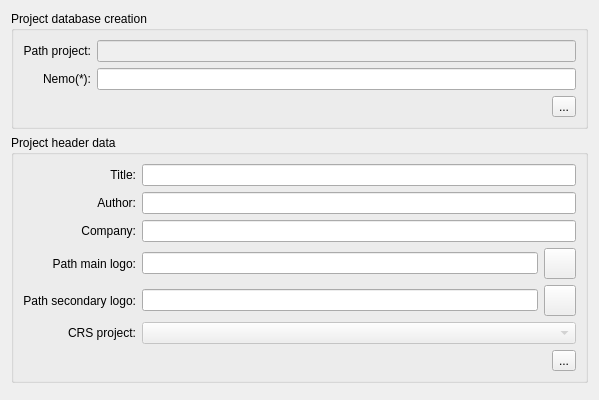
<?xml version="1.0" encoding="UTF-8"?>
<ui version="4.0">
 <class>projectData</class>
 <widget class="QDialog" name="projectData">
  <property name="geometry">
   <rect>
    <x>0</x>
    <y>0</y>
    <width>599</width>
    <height>400</height>
   </rect>
  </property>
  <property name="windowTitle">
   <string>Registration general project data</string>
  </property>
  <layout class="QGridLayout" name="gridLayout_5">
   <item row="0" column="0">
    <widget class="QgsCollapsibleGroupBox" name="mGroupBox_createProjectDb">
     <property name="title">
      <string>Project database creation</string>
     </property>
     <layout class="QGridLayout" name="gridLayout_3">
      <item row="0" column="0">
       <layout class="QGridLayout" name="gridLayout_2">
        <item row="0" column="0">
         <widget class="QLabel" name="label_31">
          <property name="text">
           <string>Path project:</string>
          </property>
          <property name="alignment">
           <set>Qt::AlignRight|Qt::AlignTrailing|Qt::AlignVCenter</set>
          </property>
         </widget>
        </item>
        <item row="0" column="1">
         <widget class="QLineEdit" name="lineEdit_pathSqlite">
          <property name="enabled">
           <bool>false</bool>
          </property>
          <property name="whatsThis">
           <string>Workspace path project</string>
          </property>
         </widget>
        </item>
        <item row="1" column="0">
         <widget class="QLabel" name="label">
          <property name="text">
           <string>Nemo(*):</string>
          </property>
          <property name="alignment">
           <set>Qt::AlignRight|Qt::AlignTrailing|Qt::AlignVCenter</set>
          </property>
         </widget>
        </item>
        <item row="1" column="1">
         <widget class="QLineEdit" name="lineEdit_Nemo">
          <property name="font">
           <font>
            <weight>75</weight>
            <bold>true</bold>
           </font>
          </property>
          <property name="whatsThis">
           <string>Mnemonic code project (*required)</string>
          </property>
          <property name="inputMethodHints">
           <set>Qt::ImhNone</set>
          </property>
          <property name="inputMask">
           <string/>
          </property>
          <property name="echoMode">
           <enum>QLineEdit::Normal</enum>
          </property>
          <property name="clearButtonEnabled">
           <bool>false</bool>
          </property>
         </widget>
        </item>
       </layout>
      </item>
      <item row="1" column="0">
       <layout class="QHBoxLayout" name="horizontalLayout_4">
        <item>
         <spacer name="horizontalSpacer_2">
          <property name="orientation">
           <enum>Qt::Horizontal</enum>
          </property>
          <property name="sizeHint" stdset="0">
           <size>
            <width>168</width>
            <height>20</height>
           </size>
          </property>
         </spacer>
        </item>
        <item>
         <widget class="QToolButton" name="toolButton_createDb">
          <property name="toolTip">
           <string>Create project database</string>
          </property>
          <property name="text">
           <string>...</string>
          </property>
          <property name="icon">
           <iconset resource="../resources.qrc">
            <normaloff>:/plugins/pflip_uav_pafyc/icons/db_add.png</normaloff>:/plugins/pflip_uav_pafyc/icons/db_add.png</iconset>
          </property>
          <property name="iconSize">
           <size>
            <width>24</width>
            <height>24</height>
           </size>
          </property>
         </widget>
        </item>
       </layout>
      </item>
     </layout>
    </widget>
   </item>
   <item row="1" column="0">
    <widget class="QgsCollapsibleGroupBox" name="mGroupBox_projectHeaderData">
     <property name="enabled">
      <bool>true</bool>
     </property>
     <property name="title">
      <string>Project header data</string>
     </property>
     <layout class="QGridLayout" name="gridLayout_4">
      <item row="0" column="0">
       <layout class="QGridLayout" name="gridLayout">
        <item row="5" column="0">
         <widget class="QLabel" name="label_32">
          <property name="text">
           <string>CRS project:</string>
          </property>
          <property name="alignment">
           <set>Qt::AlignRight|Qt::AlignTrailing|Qt::AlignVCenter</set>
          </property>
         </widget>
        </item>
        <item row="2" column="0">
         <widget class="QLabel" name="label_33">
          <property name="text">
           <string>Company:</string>
          </property>
          <property name="alignment">
           <set>Qt::AlignRight|Qt::AlignTrailing|Qt::AlignVCenter</set>
          </property>
         </widget>
        </item>
        <item row="3" column="0">
         <widget class="QLabel" name="label_21">
          <property name="font">
           <font>
            <weight>50</weight>
            <bold>false</bold>
           </font>
          </property>
          <property name="text">
           <string>Path main logo:</string>
          </property>
          <property name="alignment">
           <set>Qt::AlignRight|Qt::AlignTrailing|Qt::AlignVCenter</set>
          </property>
         </widget>
        </item>
        <item row="3" column="1">
         <layout class="QHBoxLayout" name="horizontalLayout_2">
          <item>
           <widget class="QLineEdit" name="lineEdit_pathLogo">
            <property name="font">
             <font>
              <weight>50</weight>
              <bold>false</bold>
             </font>
            </property>
            <property name="toolTip">
             <string>Select raster DTM </string>
            </property>
            <property name="whatsThis">
             <string>Raster DTM can be selected as a QGIS layer or import from a File</string>
            </property>
            <property name="readOnly">
             <bool>true</bool>
            </property>
           </widget>
          </item>
          <item>
           <widget class="QToolButton" name="toolButton_SearchPathLogo">
            <property name="enabled">
             <bool>true</bool>
            </property>
            <property name="toolTip">
             <string>Search main logo</string>
            </property>
            <property name="text">
             <string/>
            </property>
            <property name="icon">
             <iconset resource="../resources.qrc">
              <normaloff>:/plugins/pflip_uav_pafyc/icons/folder_yellow.png</normaloff>:/plugins/pflip_uav_pafyc/icons/folder_yellow.png</iconset>
            </property>
            <property name="iconSize">
             <size>
              <width>24</width>
              <height>24</height>
             </size>
            </property>
           </widget>
          </item>
         </layout>
        </item>
        <item row="0" column="1">
         <widget class="QLineEdit" name="lineEdit_TitleProject">
          <property name="whatsThis">
           <string>Title of the project. This title will be used in the emission of reports</string>
          </property>
         </widget>
        </item>
        <item row="1" column="0">
         <widget class="QLabel" name="label_30">
          <property name="text">
           <string>Author:</string>
          </property>
          <property name="alignment">
           <set>Qt::AlignRight|Qt::AlignTrailing|Qt::AlignVCenter</set>
          </property>
         </widget>
        </item>
        <item row="4" column="0">
         <widget class="QLabel" name="label_22">
          <property name="font">
           <font>
            <weight>50</weight>
            <bold>false</bold>
           </font>
          </property>
          <property name="text">
           <string>Path secondary logo:</string>
          </property>
          <property name="alignment">
           <set>Qt::AlignRight|Qt::AlignTrailing|Qt::AlignVCenter</set>
          </property>
         </widget>
        </item>
        <item row="4" column="1">
         <layout class="QHBoxLayout" name="horizontalLayout_3">
          <item>
           <widget class="QLineEdit" name="lineEdit_pathLogo_2">
            <property name="font">
             <font>
              <weight>50</weight>
              <bold>false</bold>
             </font>
            </property>
            <property name="toolTip">
             <string>Select raster DTM </string>
            </property>
            <property name="whatsThis">
             <string>Raster DTM can be selected as a QGIS layer or import from a File</string>
            </property>
            <property name="readOnly">
             <bool>true</bool>
            </property>
           </widget>
          </item>
          <item>
           <widget class="QToolButton" name="toolButton_SearchPathLogo_2">
            <property name="enabled">
             <bool>true</bool>
            </property>
            <property name="toolTip">
             <string>Search secondary logo</string>
            </property>
            <property name="text">
             <string/>
            </property>
            <property name="icon">
             <iconset resource="../resources.qrc">
              <normaloff>:/plugins/pflip_uav_pafyc/icons/folder_yellow.png</normaloff>:/plugins/pflip_uav_pafyc/icons/folder_yellow.png</iconset>
            </property>
            <property name="iconSize">
             <size>
              <width>24</width>
              <height>24</height>
             </size>
            </property>
           </widget>
          </item>
         </layout>
        </item>
        <item row="2" column="1">
         <widget class="QLineEdit" name="lineEdit_Company">
          <property name="whatsThis">
           <string>Author of the project. This title will be used in the emission of reports</string>
          </property>
         </widget>
        </item>
        <item row="1" column="1">
         <widget class="QLineEdit" name="lineEdit_AuthorProject">
          <property name="whatsThis">
           <string>Author of the project. This title will be used in the emission of reports</string>
          </property>
         </widget>
        </item>
        <item row="0" column="0">
         <widget class="QLabel" name="label_29">
          <property name="text">
           <string>Title:</string>
          </property>
          <property name="alignment">
           <set>Qt::AlignRight|Qt::AlignTrailing|Qt::AlignVCenter</set>
          </property>
         </widget>
        </item>
        <item row="5" column="1">
         <widget class="QComboBox" name="comboBox_CRSproject">
          <property name="enabled">
           <bool>false</bool>
          </property>
         </widget>
        </item>
       </layout>
      </item>
      <item row="1" column="0">
       <layout class="QHBoxLayout" name="horizontalLayout">
        <item>
         <spacer name="horizontalSpacer">
          <property name="orientation">
           <enum>Qt::Horizontal</enum>
          </property>
          <property name="sizeHint" stdset="0">
           <size>
            <width>598</width>
            <height>20</height>
           </size>
          </property>
         </spacer>
        </item>
        <item>
         <widget class="QToolButton" name="toolButton_SaveProject">
          <property name="toolTip">
           <string>Save general data project</string>
          </property>
          <property name="text">
           <string>...</string>
          </property>
          <property name="icon">
           <iconset resource="../resources.qrc">
            <normaloff>:/plugins/pflip_uav_pafyc/icons/filesave.png</normaloff>:/plugins/pflip_uav_pafyc/icons/filesave.png</iconset>
          </property>
          <property name="iconSize">
           <size>
            <width>24</width>
            <height>24</height>
           </size>
          </property>
         </widget>
        </item>
       </layout>
      </item>
     </layout>
    </widget>
   </item>
   <item row="2" column="0">
    <spacer name="verticalSpacer">
     <property name="orientation">
      <enum>Qt::Vertical</enum>
     </property>
     <property name="sizeHint" stdset="0">
      <size>
       <width>20</width>
       <height>1</height>
      </size>
     </property>
    </spacer>
   </item>
  </layout>
 </widget>
 <customwidgets>
  <customwidget>
   <class>QgsCollapsibleGroupBox</class>
   <extends>QGroupBox</extends>
   <header>qgscollapsiblegroupbox.h</header>
   <container>1</container>
  </customwidget>
 </customwidgets>
 <tabstops>
  <tabstop>lineEdit_TitleProject</tabstop>
  <tabstop>lineEdit_AuthorProject</tabstop>
  <tabstop>lineEdit_Company</tabstop>
  <tabstop>lineEdit_pathLogo</tabstop>
  <tabstop>toolButton_SearchPathLogo</tabstop>
  <tabstop>lineEdit_pathLogo_2</tabstop>
  <tabstop>toolButton_SearchPathLogo_2</tabstop>
  <tabstop>comboBox_CRSproject</tabstop>
  <tabstop>toolButton_SaveProject</tabstop>
 </tabstops>
 <resources>
  <include location="../resources.qrc"/>
 </resources>
 <connections/>
</ui>
